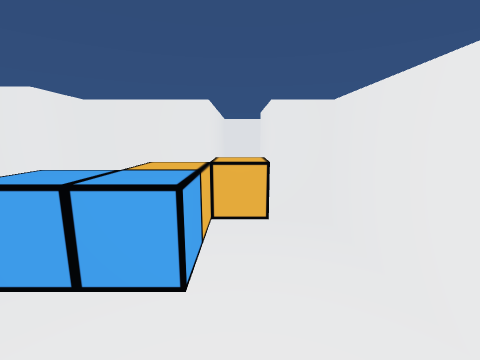
[1] (above)

12 first-person views from a walk through a 3-D level made in the Unity game engine. The camera is 1.4 m above the floor, tilts 10° down and sees 90° across. The floor is counted in squares, 0.5 m on a side. Each view is taken from the middle of a square. On the plan, view 1 faces up. The plan holds only what a view shows up to about 18 squares ahead; the rest is blank. The place goes on beyond the plan. The player character is not drawn.

[2]
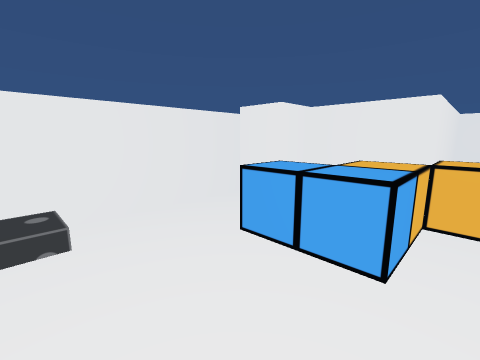

[3]
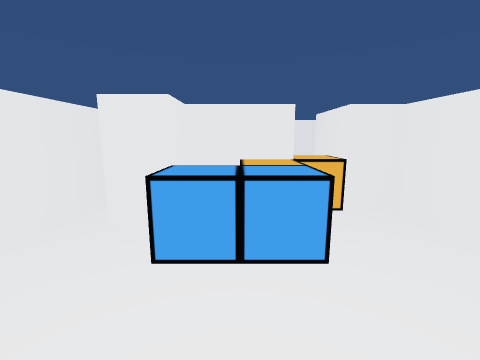

[4]
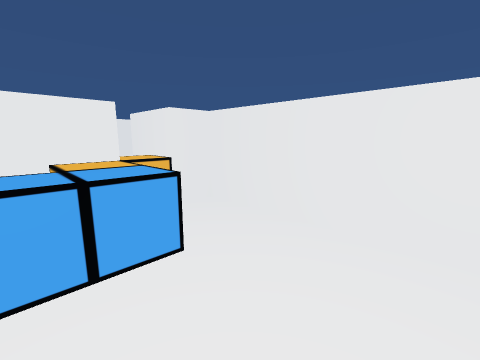

[5]
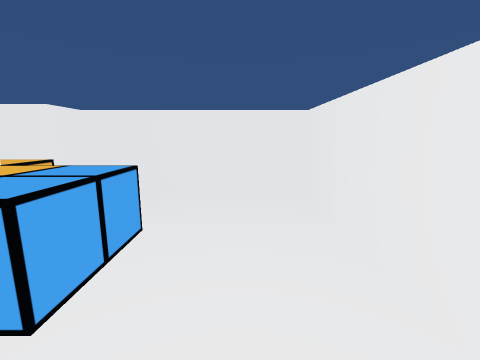

[6]
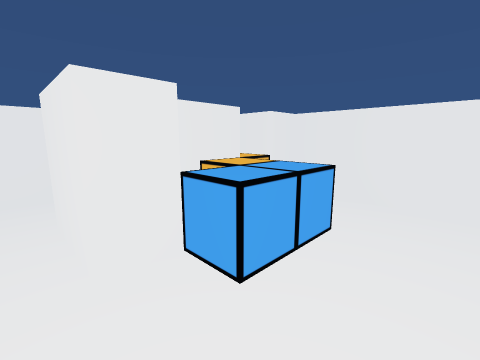

[7]
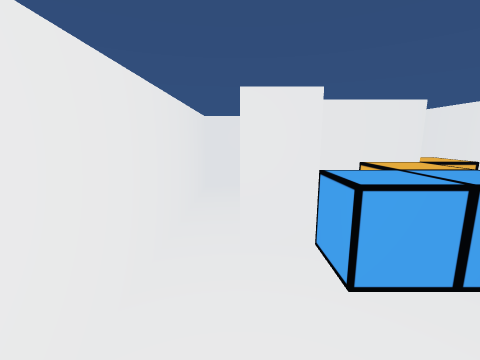

[8]
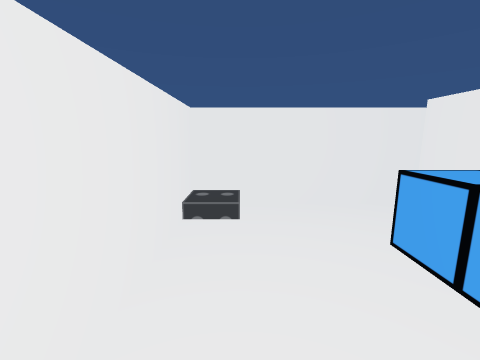

[9]
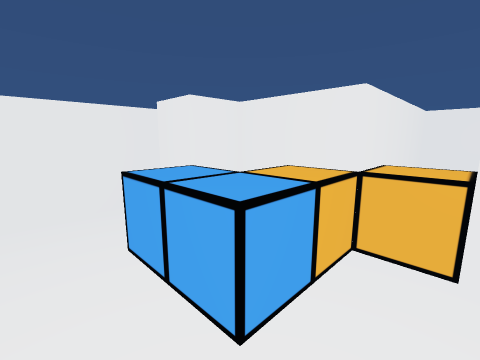

[10]
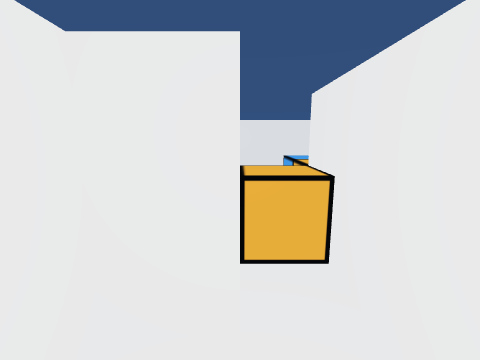

[11]
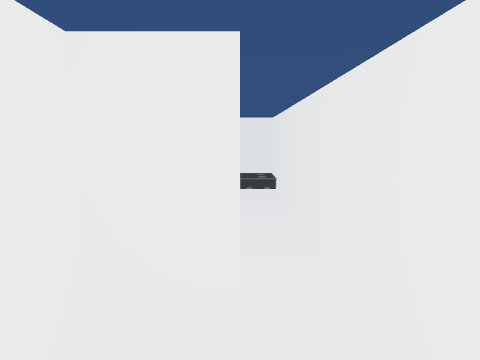

[12]
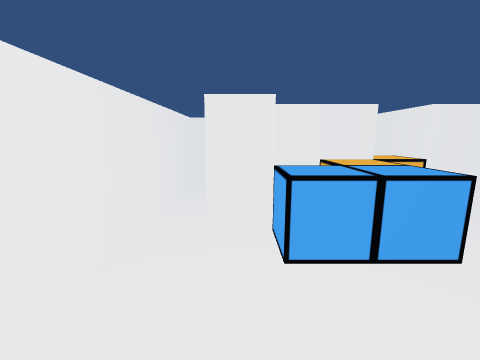

### Floor plan
Key: @ floor where view 1 was taken; # wall or solid block; . floor; O other object.
Columns run from 9 left of view 1 to 3 right of it. Each row starts with its distance up from view 1.
 16         #####
 15         # .
 14 ###     #
 13 # .     #   #
 12 #       # ###
 11 #   #   # #
 10 # ###   #O#
  9 # # #   #O#
  8 # #######O###
  7 # ###.OOO   #
  6 # ###OOOO   #
  5 #   OOOOO   #
  4 #    OOO    #
  3 #           #
  2 #         . #
  1 #.          #
  0 #O.      @. #
 -1 #OO. ..  .  #
 -2 #############

Positions as (right, up) in squares from view 1, and headings:
1: (0, 0), facing up
2: (0, -1), facing up-left
3: (-3, -1), facing up
4: (-4, -1), facing up-right
5: (-8, 1), facing right
6: (-8, 1), facing up-right
7: (-7, 0), facing up
8: (1, 0), facing left
9: (1, 2), facing up-left
10: (1, 15), facing down
11: (-7, 13), facing down
12: (-6, -1), facing up
